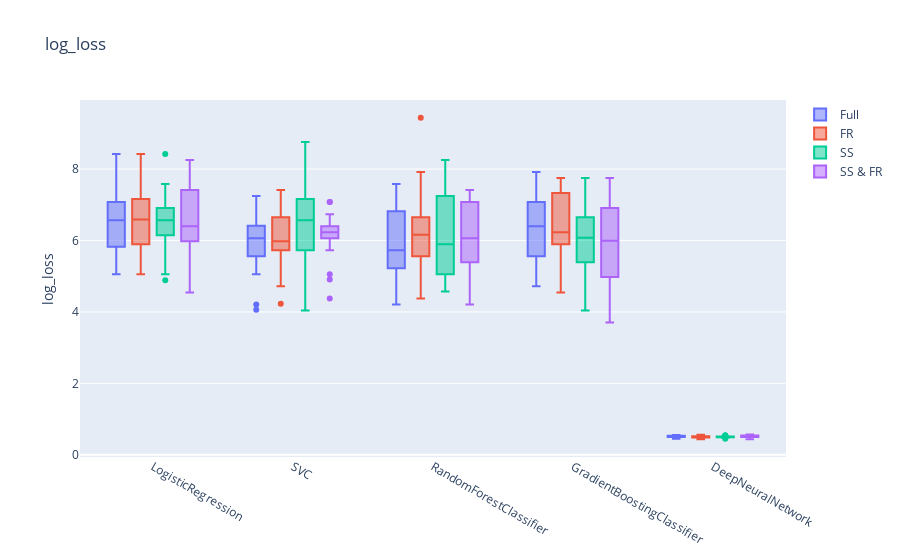

Write notebook code for a chart like this one.
### Markdown cell above
Plot

### Code cell
n_experiments = len(results[filename])

fig = go.Figure()

for ss_opt in subsampling_options:
    for fr_opt in feature_reduction_options:
        x, y = [], []
        for model in models:
            filename = f'{DATASET}_{ss_opt}_{fr_opt}_{model}'
            x.extend([model for _ in range(n_experiments)])
            y.extend(list(results[filename]))
        fig.add_trace(go.Box(y=y, x=x, name=get_experiment_name(ss_opt, fr_opt)))
        

fig.update_layout(
    title=METRIC,
    yaxis_title=METRIC,
    boxmode='group'
)
fig.show()

### Figure 1 — Plotly figure (JSON) as saved in the notebook; plotly's stock layout.template omitted (floating-point values rounded to 4 significant figures)
{"data": [{"name": "Full", "type": "box", "x": ["LogisticRegression", "LogisticRegression", "LogisticRegression", "LogisticRegression", "LogisticRegression", "LogisticRegression", "LogisticRegression", "LogisticRegression", "LogisticRegression", "LogisticRegression", "LogisticRegression", "LogisticRegression", "LogisticRegression", "LogisticRegression", "LogisticRegression", "LogisticRegression", "LogisticRegression", "LogisticRegression", "LogisticRegression", "LogisticRegression", "SVC", "SVC", "SVC", "SVC", "SVC", "SVC", "SVC", "SVC", "SVC", "SVC", "SVC", "SVC", "SVC", "SVC", "SVC", "SVC", "SVC", "SVC", "SVC", "SVC", "RandomForestClassifier", "RandomForestClassifier", "RandomForestClassifier", "RandomForestClassifier", "RandomForestClassifier", "RandomForestClassifier", "RandomForestClassifier", "RandomForestClassifier", "RandomForestClassifier", "RandomForestClassifier", "RandomForestClassifier", "RandomForestClassifier", "RandomForestClassifier", "RandomForestClassifier", "RandomForestClassifier", "RandomForestClassifier", "RandomForestClassifier", "RandomForestClassifier", "RandomForestClassifier", "RandomForestClassifier", "GradientBoostingClassifier", "GradientBoostingClassifier", "GradientBoostingClassifier", "GradientBoostingClassifier", "GradientBoostingClassifier", "GradientBoostingClassifier", "GradientBoostingClassifier", "GradientBoostingClassifier", "GradientBoostingClassifier", "GradientBoostingClassifier", "GradientBoostingClassifier", "GradientBoostingClassifier", "GradientBoostingClassifier", "GradientBoostingClassifier", "GradientBoostingClassifier", "GradientBoostingClassifier", "GradientBoostingClassifier", "GradientBoostingClassifier", "GradientBoostingClassifier", "GradientBoostingClassifier", "DeepNeuralNetwork", "DeepNeuralNetwork", "DeepNeuralNetwork", "DeepNeuralNetwork", "DeepNeuralNetwork", "DeepNeuralNetwork", "DeepNeuralNetwork", "DeepNeuralNetwork", "DeepNeuralNetwork", "DeepNeuralNetwork", "DeepNeuralNetwork", "DeepNeuralNetwork", "DeepNeuralNetwork", "DeepNeuralNetwork", "DeepNeuralNetwork", "DeepNeuralNetwork", "DeepNeuralNetwork", "DeepNeuralNetwork", "DeepNeuralNetwork", "DeepNeuralNetwork"], "y": [5.39, 7.242, 5.895, 6.737, 7.074, 5.39, 6.906, 7.074, 6.063, 6.769, 6.232, 5.221, 7.242, 6.906, 6.4, 7.242, 8.421, 6.4, 5.053, 5.753, 5.39, 6.569, 5.727, 6.063, 5.895, 4.211, 5.053, 7.242, 6.063, 6.261, 6.232, 5.727, 6.906, 6.906, 5.895, 6.232, 7.074, 6.063, 5.221, 4.061, 4.548, 5.39, 4.211, 5.221, 5.727, 4.379, 6.232, 7.579, 5.727, 6.092, 5.558, 6.737, 5.895, 7.074, 5.221, 7.242, 6.906, 7.411, 4.716, 5.584, 4.716, 7.579, 6.569, 7.579, 6.4, 5.053, 5.39, 6.906, 6.4, 7.276, 6.232, 5.727, 5.221, 7.916, 6.063, 6.4, 7.242, 6.4, 6.063, 5.246, 0.5535, 0.5138, 0.5362, 0.4768, 0.5329, 0.5498, 0.5034, 0.5237, 0.5137, 0.5227, 0.5551, 0.4526, 0.4895, 0.5491, 0.4653, 0.52, 0.5315, 0.4931, 0.5063, 0.5087]}, {"name": "FR", "type": "box", "x": ["LogisticRegression", "LogisticRegression", "LogisticRegression", "LogisticRegression", "LogisticRegression", "LogisticRegression", "LogisticRegression", "LogisticRegression", "LogisticRegression", "LogisticRegression", "LogisticRegression", "LogisticRegression", "LogisticRegression", "LogisticRegression", "LogisticRegression", "LogisticRegression", "LogisticRegression", "LogisticRegression", "LogisticRegression", "LogisticRegression", "SVC", "SVC", "SVC", "SVC", "SVC", "SVC", "SVC", "SVC", "SVC", "SVC", "SVC", "SVC", "SVC", "SVC", "SVC", "SVC", "SVC", "SVC", "SVC", "SVC", "RandomForestClassifier", "RandomForestClassifier", "RandomForestClassifier", "RandomForestClassifier", "RandomForestClassifier", "RandomForestClassifier", "RandomForestClassifier", "RandomForestClassifier", "RandomForestClassifier", "RandomForestClassifier", "RandomForestClassifier", "RandomForestClassifier", "RandomForestClassifier", "RandomForestClassifier", "RandomForestClassifier", "RandomForestClassifier", "RandomForestClassifier", "RandomForestClassifier", "RandomForestClassifier", "RandomForestClassifier", "GradientBoostingClassifier", "GradientBoostingClassifier", "GradientBoostingClassifier", "GradientBoostingClassifier", "GradientBoostingClassifier", "GradientBoostingClassifier", "GradientBoostingClassifier", "GradientBoostingClassifier", "GradientBoostingClassifier", "GradientBoostingClassifier", "GradientBoostingClassifier", "GradientBoostingClassifier", "GradientBoostingClassifier", "GradientBoostingClassifier", "GradientBoostingClassifier", "GradientBoostingClassifier", "GradientBoostingClassifier", "GradientBoostingClassifier", "GradientBoostingClassifier", "GradientBoostingClassifier", "DeepNeuralNetwork", "DeepNeuralNetwork", "DeepNeuralNetwork", "DeepNeuralNetwork", "DeepNeuralNetwork", "DeepNeuralNetwork", "DeepNeuralNetwork", "DeepNeuralNetwork", "DeepNeuralNetwork", "DeepNeuralNetwork", "DeepNeuralNetwork", "DeepNeuralNetwork", "DeepNeuralNetwork", "DeepNeuralNetwork", "DeepNeuralNetwork", "DeepNeuralNetwork", "DeepNeuralNetwork", "DeepNeuralNetwork", "DeepNeuralNetwork", "DeepNeuralNetwork"], "y": [6.4, 7.242, 5.895, 7.074, 7.411, 5.053, 7.579, 6.906, 6.4, 6.769, 6.232, 5.727, 6.906, 7.074, 5.895, 7.242, 8.421, 6.232, 5.053, 5.584, 6.569, 7.411, 6.4, 5.727, 6.737, 5.053, 6.063, 7.242, 5.895, 5.584, 5.895, 7.074, 6.569, 6.232, 5.895, 5.727, 7.242, 5.895, 4.716, 4.23, 4.379, 7.916, 5.727, 6.4, 6.737, 4.884, 6.569, 6.737, 6.232, 6.092, 6.063, 5.39, 6.4, 6.4, 5.895, 6.737, 9.432, 5.727, 5.221, 4.738, 5.221, 7.411, 7.411, 5.895, 6.4, 5.895, 6.063, 7.748, 5.895, 5.923, 7.074, 7.579, 4.548, 7.748, 6.063, 7.074, 7.242, 6.569, 5.053, 5.415, 0.5446, 0.5216, 0.4829, 0.4983, 0.5207, 0.498, 0.5611, 0.4834, 0.4881, 0.4866, 0.497, 0.4984, 0.4886, 0.5082, 0.5352, 0.5454, 0.5073, 0.4402, 0.4913, 0.4646]}, {"name": "SS", "type": "box", "x": ["LogisticRegression", "LogisticRegression", "LogisticRegression", "LogisticRegression", "LogisticRegression", "LogisticRegression", "LogisticRegression", "LogisticRegression", "LogisticRegression", "LogisticRegression", "LogisticRegression", "LogisticRegression", "LogisticRegression", "LogisticRegression", "LogisticRegression", "LogisticRegression", "LogisticRegression", "LogisticRegression", "LogisticRegression", "LogisticRegression", "SVC", "SVC", "SVC", "SVC", "SVC", "SVC", "SVC", "SVC", "SVC", "SVC", "SVC", "SVC", "SVC", "SVC", "SVC", "SVC", "SVC", "SVC", "SVC", "SVC", "RandomForestClassifier", "RandomForestClassifier", "RandomForestClassifier", "RandomForestClassifier", "RandomForestClassifier", "RandomForestClassifier", "RandomForestClassifier", "RandomForestClassifier", "RandomForestClassifier", "RandomForestClassifier", "RandomForestClassifier", "RandomForestClassifier", "RandomForestClassifier", "RandomForestClassifier", "RandomForestClassifier", "RandomForestClassifier", "RandomForestClassifier", "RandomForestClassifier", "RandomForestClassifier", "RandomForestClassifier", "GradientBoostingClassifier", "GradientBoostingClassifier", "GradientBoostingClassifier", "GradientBoostingClassifier", "GradientBoostingClassifier", "GradientBoostingClassifier", "GradientBoostingClassifier", "GradientBoostingClassifier", "GradientBoostingClassifier", "GradientBoostingClassifier", "GradientBoostingClassifier", "GradientBoostingClassifier", "GradientBoostingClassifier", "GradientBoostingClassifier", "GradientBoostingClassifier", "GradientBoostingClassifier", "GradientBoostingClassifier", "GradientBoostingClassifier", "GradientBoostingClassifier", "GradientBoostingClassifier", "DeepNeuralNetwork", "DeepNeuralNetwork", "DeepNeuralNetwork", "DeepNeuralNetwork", "DeepNeuralNetwork", "DeepNeuralNetwork", "DeepNeuralNetwork", "DeepNeuralNetwork", "DeepNeuralNetwork", "DeepNeuralNetwork", "DeepNeuralNetwork", "DeepNeuralNetwork", "DeepNeuralNetwork", "DeepNeuralNetwork", "DeepNeuralNetwork", "DeepNeuralNetwork", "DeepNeuralNetwork", "DeepNeuralNetwork", "DeepNeuralNetwork", "DeepNeuralNetwork"], "y": [6.737, 6.906, 6.232, 6.737, 7.074, 5.895, 6.906, 6.4, 6.4, 6.769, 6.4, 4.884, 6.906, 7.242, 6.063, 7.579, 8.421, 6.4, 5.053, 5.584, 4.042, 6.906, 5.727, 6.569, 8.758, 5.053, 6.569, 7.411, 6.063, 6.092, 5.895, 6.737, 7.579, 7.579, 5.727, 6.569, 8.253, 6.906, 5.558, 4.4, 5.053, 7.242, 5.895, 5.221, 7.748, 5.053, 6.232, 7.748, 7.242, 5.415, 6.063, 5.053, 5.39, 7.411, 5.895, 7.242, 8.253, 4.884, 4.884, 4.569, 4.042, 6.569, 5.727, 5.39, 6.4, 6.232, 6.906, 7.748, 5.39, 5.923, 5.727, 6.4, 5.053, 7.748, 4.884, 6.569, 6.737, 7.579, 5.558, 4.569, 0.4782, 0.5062, 0.5046, 0.5017, 0.4911, 0.4859, 0.497, 0.541, 0.5036, 0.4944, 0.5397, 0.5077, 0.4489, 0.5101, 0.4794, 0.5447, 0.5181, 0.5124, 0.4945, 0.4946]}, {"name": "SS & FR", "type": "box", "x": ["LogisticRegression", "LogisticRegression", "LogisticRegression", "LogisticRegression", "LogisticRegression", "LogisticRegression", "LogisticRegression", "LogisticRegression", "LogisticRegression", "LogisticRegression", "LogisticRegression", "LogisticRegression", "LogisticRegression", "LogisticRegression", "LogisticRegression", "LogisticRegression", "LogisticRegression", "LogisticRegression", "LogisticRegression", "LogisticRegression", "SVC", "SVC", "SVC", "SVC", "SVC", "SVC", "SVC", "SVC", "SVC", "SVC", "SVC", "SVC", "SVC", "SVC", "SVC", "SVC", "SVC", "SVC", "SVC", "SVC", "RandomForestClassifier", "RandomForestClassifier", "RandomForestClassifier", "RandomForestClassifier", "RandomForestClassifier", "RandomForestClassifier", "RandomForestClassifier", "RandomForestClassifier", "RandomForestClassifier", "RandomForestClassifier", "RandomForestClassifier", "RandomForestClassifier", "RandomForestClassifier", "RandomForestClassifier", "RandomForestClassifier", "RandomForestClassifier", "RandomForestClassifier", "RandomForestClassifier", "RandomForestClassifier", "RandomForestClassifier", "GradientBoostingClassifier", "GradientBoostingClassifier", "GradientBoostingClassifier", "GradientBoostingClassifier", "GradientBoostingClassifier", "GradientBoostingClassifier", "GradientBoostingClassifier", "GradientBoostingClassifier", "GradientBoostingClassifier", "GradientBoostingClassifier", "GradientBoostingClassifier", "GradientBoostingClassifier", "GradientBoostingClassifier", "GradientBoostingClassifier", "GradientBoostingClassifier", "GradientBoostingClassifier", "GradientBoostingClassifier", "GradientBoostingClassifier", "GradientBoostingClassifier", "GradientBoostingClassifier", "DeepNeuralNetwork", "DeepNeuralNetwork", "DeepNeuralNetwork", "DeepNeuralNetwork", "DeepNeuralNetwork", "DeepNeuralNetwork", "DeepNeuralNetwork", "DeepNeuralNetwork", "DeepNeuralNetwork", "DeepNeuralNetwork", "DeepNeuralNetwork", "DeepNeuralNetwork", "DeepNeuralNetwork", "DeepNeuralNetwork", "DeepNeuralNetwork", "DeepNeuralNetwork", "DeepNeuralNetwork", "DeepNeuralNetwork", "DeepNeuralNetwork", "DeepNeuralNetwork"], "y": [5.895, 7.579, 6.063, 6.232, 8.253, 5.221, 6.906, 6.569, 6.232, 6.769, 6.063, 5.558, 7.242, 7.748, 6.737, 7.579, 7.916, 6.232, 4.548, 5.246, 6.4, 6.4, 6.737, 6.063, 7.074, 4.379, 6.232, 7.074, 5.727, 6.092, 6.232, 6.737, 6.232, 6.4, 5.053, 6.063, 6.4, 6.232, 6.232, 4.907, 5.053, 7.242, 5.221, 5.895, 6.906, 4.211, 7.411, 7.411, 5.895, 6.092, 6.063, 6.063, 5.895, 7.411, 5.558, 6.737, 7.242, 6.4, 4.548, 4.738, 3.874, 6.906, 6.4, 6.569, 6.906, 4.211, 5.558, 7.579, 5.39, 5.923, 6.063, 7.411, 6.569, 7.579, 3.705, 5.39, 7.748, 5.39, 3.874, 4.569, 0.5061, 0.4836, 0.5395, 0.5718, 0.5292, 0.476, 0.4723, 0.523, 0.5212, 0.5435, 0.5075, 0.5564, 0.5289, 0.5137, 0.5228, 0.4899, 0.5457, 0.5408, 0.5284, 0.4398]}], "layout": {"boxmode": "group", "title": {"text": "log_loss"}, "yaxis": {"title": {"text": "log_loss"}}}}
